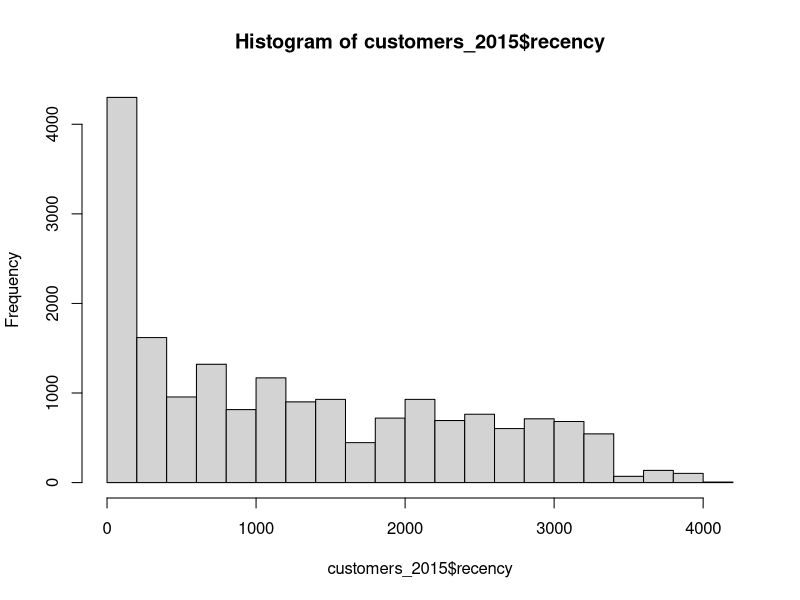
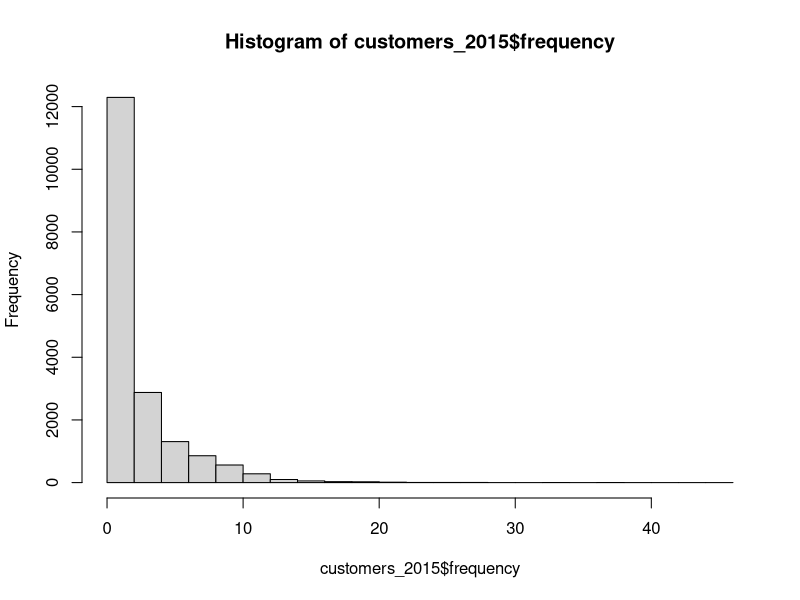
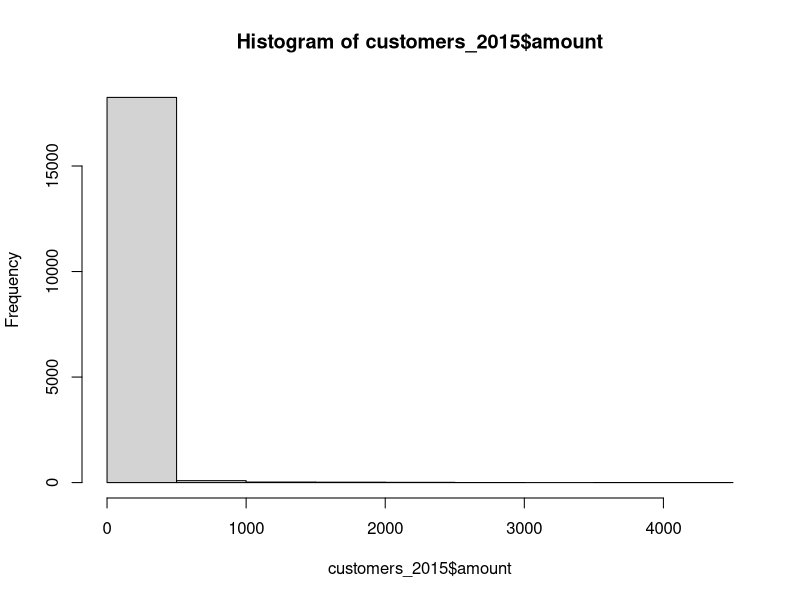
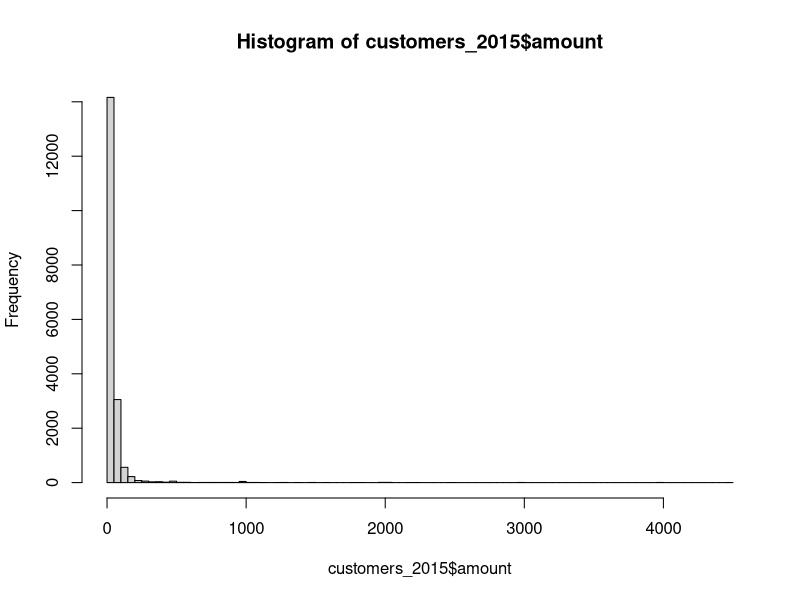
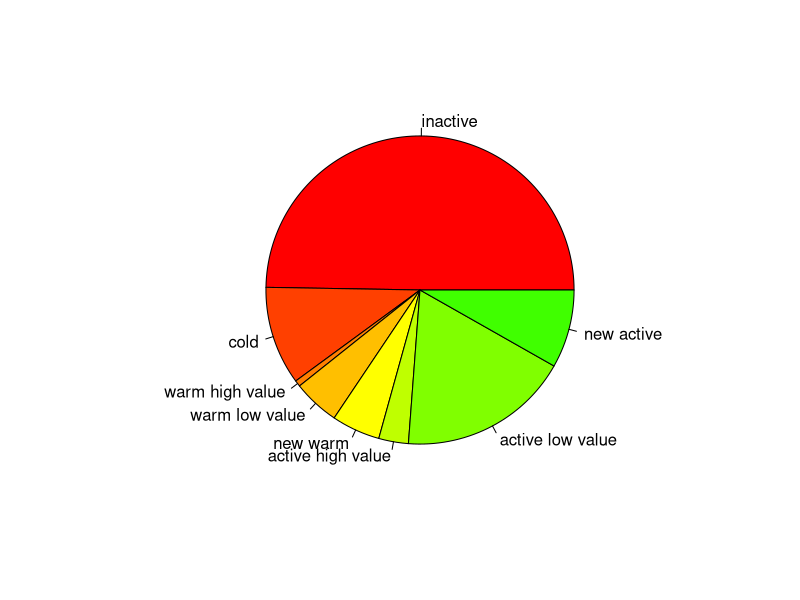
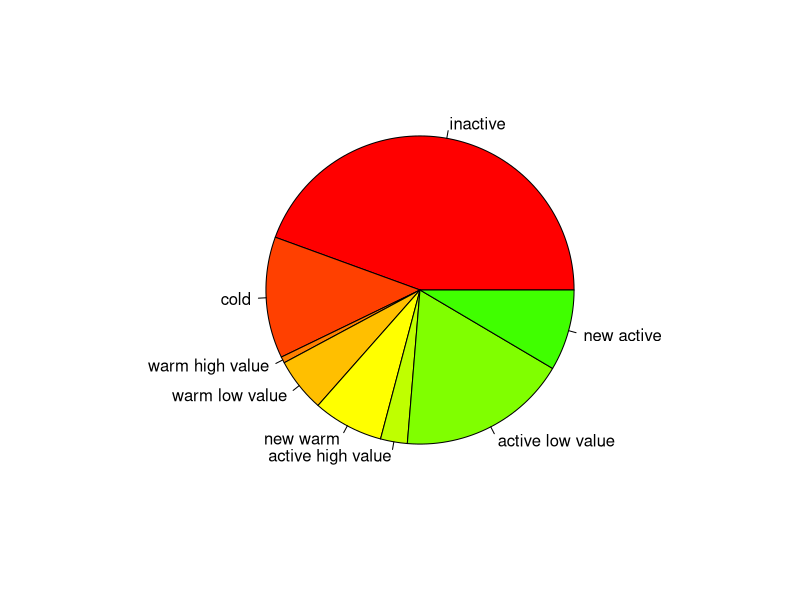
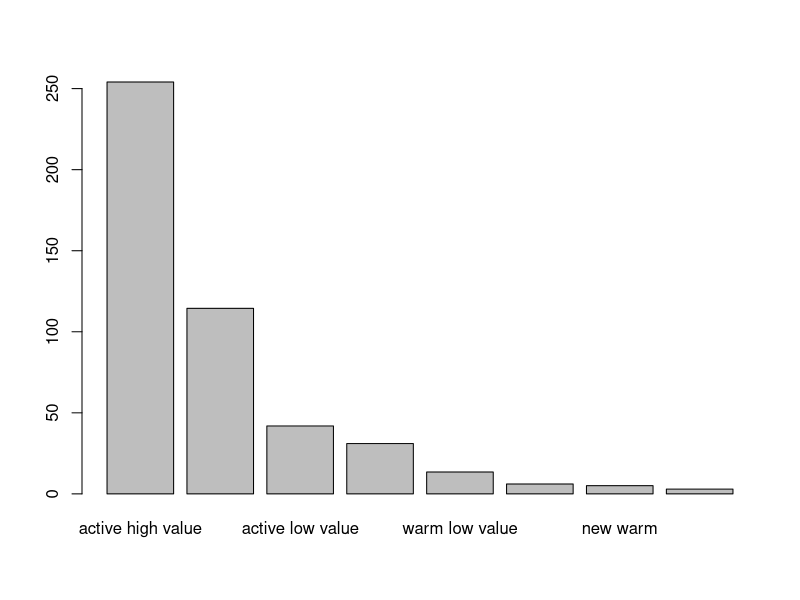

Generate these figures, in order, with R:
# __________________________________________________________
# //////////////////////////////////////////////////////////
#
#    MODULE 2 - MANAGERIAL SEGMENTATION
# __________________________________________________________
# //////////////////////////////////////////////////////////

# To clean up the memory of your current R session run the following line
rm(list=ls(all=TRUE))

# --- COMPUTING RECENCY, FREQUENCY, MONETARY VALUE ---------
# Load text file into local variable called 'data'
data = read.delim(file = 'purchases.txt', header = FALSE, sep = '\t', dec = '.')

# Add headers and interpret the last column as a date, extract year of purchase
colnames(data) = c('customer_id', 'purchase_amount', 'date_of_purchase')
data$date_of_purchase = as.Date(data$date_of_purchase, "%Y-%m-%d")
data$year_of_purchase = as.numeric(format(data$date_of_purchase, "%Y"))
data$days_since       = as.numeric(difftime(time1 = "2016-01-01",
                                            time2 = data$date_of_purchase,
                                            units = "days"))

# Display the data after transformation
head(data)
summary(data)

# Compute key marketing indicators using SQL language
library(sqldf)

# Compute recency, frequency, and average purchase amount
customers_2015 = sqldf("SELECT customer_id,
                               MIN(days_since) AS 'recency',
                               MAX(days_since) AS 'first_purchase',
                               COUNT(*) AS 'frequency',
                               AVG(purchase_amount) AS 'amount'
                        FROM data GROUP BY 1")

# Explore the data
head(customers_2015)
summary(customers_2015)
hist(customers_2015$recency)
hist(customers_2015$frequency)
hist(customers_2015$amount)
hist(customers_2015$amount, breaks = 100)


# --- CODING A MANAGERIAL SEGMENTATION ---------------------


# Simple 2-segment solution based on recency alone
customers_2015$segment = ifelse(test = customers_2015$recency > 365*3, yes = "inactive", no = "NA")
table(customers_2015$segment)
aggregate(x = customers_2015[, 2:5], by = list(customers_2015$segment), mean)

# A more complex 3-segment solution based on recency alone
customers_2015$segment = ifelse(test = customers_2015$recency > 365*3,
                           yes = "inactive",
                           no = ifelse(test = customers_2015$recency > 365*2,
                                       yes = "cold",
                                       no = "NA"))
table(customers_2015$segment)
aggregate(x = customers_2015[, 2:5], by = list(customers_2015$segment), mean)

# Simple 2-segment solution using the which statement
customers_2015$segment = "NA"
customers_2015$segment[which(customers_2015$recency > 365*3)] = "inactive"
table(customers_2015$segment)
aggregate(x = customers_2015[, 2:5], by = list(customers_2015$segment), mean)

# More complex 4-segment solution using which
customers_2015$segment = "NA"
customers_2015$segment[which(customers_2015$recency > 365*3)] = "inactive"
customers_2015$segment[which(customers_2015$recency <= 365*3 & customers_2015$recency > 365*2)] = "cold"
customers_2015$segment[which(customers_2015$recency <= 365*2 & customers_2015$recency > 365*1)] = "warm"
customers_2015$segment[which(customers_2015$recency <= 365)] = "active"
table(customers_2015$segment)
aggregate(x = customers_2015[, 2:5], by = list(customers_2015$segment), mean)

# Complete segment solution using which, and exploiting previous test as input
customers_2015$segment = "NA"
customers_2015$segment[which(customers_2015$recency > 365*3)] = "inactive"
customers_2015$segment[which(customers_2015$recency <= 365*3 & customers_2015$recency > 365*2)] = "cold"
customers_2015$segment[which(customers_2015$recency <= 365*2 & customers_2015$recency > 365*1)] = "warm"
customers_2015$segment[which(customers_2015$recency <= 365)] = "active"
customers_2015$segment[which(customers_2015$segment == "warm" & customers_2015$first_purchase <= 365*2)] = "new warm"
customers_2015$segment[which(customers_2015$segment == "warm" & customers_2015$amount < 100)] = "warm low value"
customers_2015$segment[which(customers_2015$segment == "warm" & customers_2015$amount >= 100)] = "warm high value"
customers_2015$segment[which(customers_2015$segment == "active" & customers_2015$first_purchase <= 365)] = "new active"
customers_2015$segment[which(customers_2015$segment == "active" & customers_2015$amount < 100)] = "active low value"
customers_2015$segment[which(customers_2015$segment == "active" & customers_2015$amount >= 100)] = "active high value"
table(customers_2015$segment)
aggregate(x = customers_2015[, 2:5], by = list(customers_2015$segment), mean)

# Re-order factor in a way that makes sense
customers_2015$segment = factor(x = customers_2015$segment, levels = c("inactive", "cold",
                                                             "warm high value", "warm low value", "new warm",
                                                             "active high value", "active low value", "new active"))
table(customers_2015$segment)
pie(table(customers_2015$segment), col = rainbow(24))
aggregate(x = customers_2015[, 2:5], by = list(customers_2015$segment), mean)


# --- SEGMENTING A DATABASE RETROSPECTIVELY ----------------


# Compute key marketing indicators using SQL language
library(sqldf)

# Compute recency, frequency, and average purchase amount
customers_2014 = sqldf("SELECT customer_id,
                               MIN(days_since) - 365 AS 'recency',
                               MAX(days_since) - 365 AS 'first_purchase',
                               COUNT(*) AS 'frequency',
                               AVG(purchase_amount) AS 'amount'
                        FROM data
                        WHERE days_since > 365
                        GROUP BY 1")

# Complete segment solution using which, and exploiting previous test as input
customers_2014$segment = "NA"
customers_2014$segment[which(customers_2014$recency > 365*3)] = "inactive"
customers_2014$segment[which(customers_2014$recency <= 365*3 & customers_2014$recency > 365*2)] = "cold"
customers_2014$segment[which(customers_2014$recency <= 365*2 & customers_2014$recency > 365*1)] = "warm"
customers_2014$segment[which(customers_2014$recency <= 365)] = "active"
customers_2014$segment[which(customers_2014$segment == "warm" & customers_2014$first_purchase <= 365*2)] = "new warm"
customers_2014$segment[which(customers_2014$segment == "warm" & customers_2014$amount < 100)] = "warm low value"
customers_2014$segment[which(customers_2014$segment == "warm" & customers_2014$amount >= 100)] = "warm high value"
customers_2014$segment[which(customers_2014$segment == "active" & customers_2014$first_purchase <= 365)] = "new active"
customers_2014$segment[which(customers_2014$segment == "active" & customers_2014$amount < 100)] = "active low value"
customers_2014$segment[which(customers_2014$segment == "active" & customers_2014$amount >= 100)] = "active high value"

# Re-order factor in a way that makes sense
customers_2014$segment = factor(x = customers_2014$segment, levels = c("inactive", "cold",
                                                                       "warm high value", "warm low value", "new warm",
                                                                       "active high value", "active low value", "new active"))

# Show segmentation results
table(customers_2014$segment)
pie(table(customers_2014$segment), col = rainbow(24))
aggregate(x = customers_2014[, 2:5], by = list(customers_2014$segment), mean)


# --- COMPUTING REVENUE GENERATION PER SEGMENT -------------
# Compute how much revenue is generated by segments
# Notice that people with no revenue in 2015 do NOT appear
revenue_2015 = sqldf("SELECT customer_id, SUM(purchase_amount) AS 'revenue_2015'
                      FROM data
                      WHERE year_of_purchase = 2015
                      GROUP BY 1")
summary(revenue_2015)

# Merge 2015 customers and 2015 revenue (the wrong way)
actual = merge(customers_2015, revenue_2015)

# Merge 2015 customers and 2015 revenue (correct)
actual = merge(customers_2015, revenue_2015, all.x = TRUE)
actual$revenue_2015[is.na(actual$revenue_2015)] = 0

# Show average revenue per customer and per segment
aggregate(x = actual$revenue_2015, by = list(customers_2015$segment), mean)

# Merge 2014 customers and 2015 revenue (correct)
forward = merge(customers_2014, revenue_2015, all.x = TRUE)
forward$revenue_2015[is.na(forward$revenue_2015)] = 0

# Show average revenue per customer and per segment
r = aggregate(x = forward$revenue_2015, by = list(customers_2014$segment), mean)
print(r)

# Re-order and display results
r = r[order(r$x, decreasing = TRUE), ]
print(r)
barplot(r$x, names.arg = r$Group.1)
